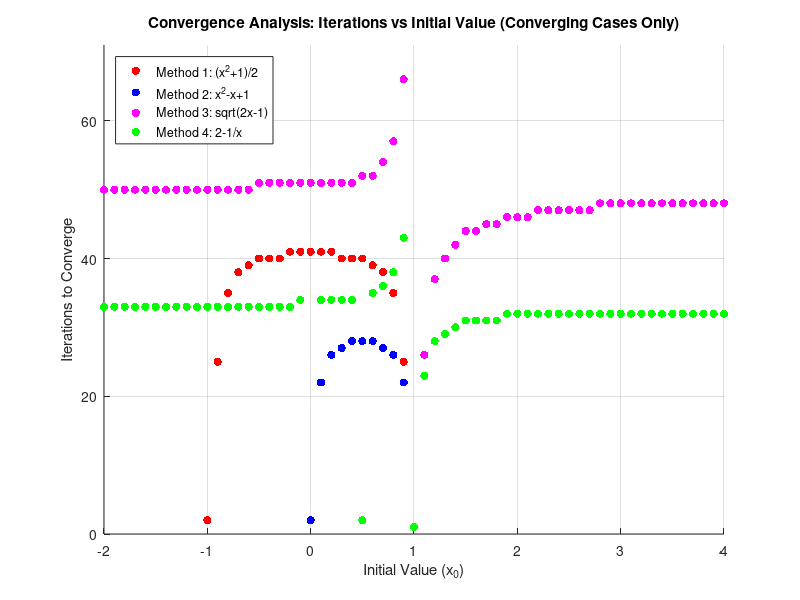
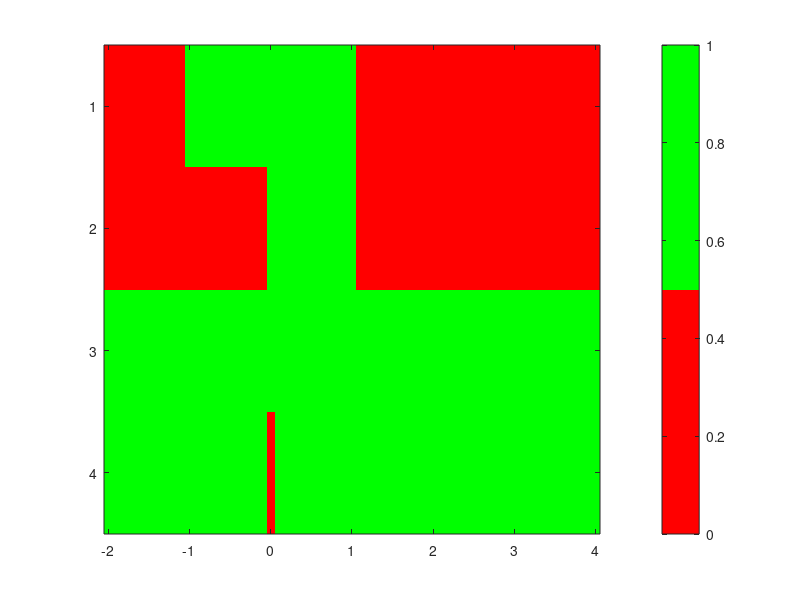

Write MATLAB code to recreate these figures, in order. (Note: this script raises an error after producing the figures.)
%% Analysis of Fixed Point Iteration Methods from EXAMPLE1.m
%% Testing convergence behavior for different initial values

clear all
close all
clc

%% Parameters
MAX_ITER = 1000;
EPS = 1e-3;

% Range of initial values to test
x0_range = -2:0.1:4;  % Test from -2 to 4 with step 0.1

% Initialize arrays to store results
iterations_method1 = zeros(size(x0_range));
iterations_method2 = zeros(size(x0_range));
iterations_method3 = zeros(size(x0_range));
iterations_method4 = zeros(size(x0_range));

converged_method1 = zeros(size(x0_range));
converged_method2 = zeros(size(x0_range));
converged_method3 = zeros(size(x0_range));
converged_method4 = zeros(size(x0_range));

fprintf('Analyzing convergence for %d initial values...\n', length(x0_range));

%% Test each initial value
for idx = 1:length(x0_range)
    x0 = x0_range(idx);
    
    %% Method 1: x = (x^2 + 1)/2
    try
        xp = -inf;
        x = x0;
        I = 0;
        
        while ((abs(x - xp) > EPS) && (I < MAX_ITER))
            I = I + 1;
            xp = x;
            x = (x^2 + 1)/2;
            
            % Check for NaN or Inf
            if ~isfinite(x)
                break;
            end
        end
        
        iterations_method1(idx) = I;
        converged_method1(idx) = (abs(x - xp) <= EPS) && isfinite(x);
    catch
        iterations_method1(idx) = MAX_ITER;
        converged_method1(idx) = 0;
    end
    
    %% Method 2: x = x^2 - x + 1
    try
        xp = -inf;
        x = x0;
        I = 0;
        
        while ((abs(x - xp) > EPS) && (I < MAX_ITER))
            I = I + 1;
            xp = x;
            x = x^2 - x + 1;
            
            % Check for NaN or Inf
            if ~isfinite(x)
                break;
            end
        end
        
        iterations_method2(idx) = I;
        converged_method2(idx) = (abs(x - xp) <= EPS) && isfinite(x);
    catch
        iterations_method2(idx) = MAX_ITER;
        converged_method2(idx) = 0;
    end
    
    %% Method 3: x = sqrt(2x - 1)
    try
        xp = -inf;
        x = x0;
        I = 0;
        
        while ((abs(x - xp) > EPS) && (I < MAX_ITER))
            I = I + 1;
            xp = x;
            
            % Check if argument is valid for real square root
            if (2*x - 1) >= 0
                x = sqrt(2*x - 1);
            else
                x = sqrt(2*x - 1); % Will produce complex result
            end
            
            % Check for NaN or Inf
            if ~isfinite(x)
                break;
            end
        end
        
        iterations_method3(idx) = I;
        converged_method3(idx) = (abs(x - xp) <= EPS) && isfinite(x);
    catch
        iterations_method3(idx) = MAX_ITER;
        converged_method3(idx) = 0;
    end
    
    %% Method 4: x = 2 - (1/x)
    try
        xp = -inf;
        x = x0;
        I = 0;
        
        % Skip if x0 is zero (division by zero)
        if x0 == 0
            iterations_method4(idx) = MAX_ITER;
            converged_method4(idx) = 0;
        else
            while ((abs(x - xp) > EPS) && (I < MAX_ITER))
                I = I + 1;
                xp = x;
                
                % Check for division by zero
                if x == 0
                    break;
                end
                
                x = 2 - (1/x);
                
                % Check for NaN or Inf
                if ~isfinite(x)
                    break;
                end
            end
            
            iterations_method4(idx) = I;
            converged_method4(idx) = (abs(x - xp) <= EPS) && isfinite(x);
        end
    catch
        iterations_method4(idx) = MAX_ITER;
        converged_method4(idx) = 0;
    end
end

%% Display Results Summary
fprintf('\n=== CONVERGENCE ANALYSIS SUMMARY ===\n');
fprintf('Initial value range: [%.1f, %.1f] with step %.1f\n', min(x0_range), max(x0_range), x0_range(2)-x0_range(1));
fprintf('Maximum iterations allowed: %d\n', MAX_ITER);
fprintf('Convergence tolerance: %.0e\n\n', EPS);

methods = {'Method 1: x = (x^2 + 1)/2', 'Method 2: x = x^2 - x + 1', ...
           'Method 3: x = sqrt(2x - 1)', 'Method 4: x = 2 - (1/x)'};
converged = {converged_method1, converged_method2, converged_method3, converged_method4};
iterations = {iterations_method1, iterations_method2, iterations_method3, iterations_method4};

for m = 1:4
    fprintf('%s:\n', methods{m});
    conv_count = sum(converged{m});
    fprintf('  Converged cases: %d/%d (%.1f%%)\n', conv_count, length(x0_range), 100*conv_count/length(x0_range));
    
    if conv_count > 0
        conv_idx = find(converged{m});
        fprintf('  Convergent range: x0 ∈ [%.1f, %.1f]\n', min(x0_range(conv_idx)), max(x0_range(conv_idx)));
        fprintf('  Average iterations (converged cases): %.1f\n', mean(iterations{m}(conv_idx)));
        fprintf('  Min/Max iterations: %d/%d\n', min(iterations{m}(conv_idx)), max(iterations{m}(conv_idx)));
    else
        fprintf('  No convergent cases found in the tested range\n');
    end
    fprintf('\n');
end

%% Plotting Results (Only Converging Cases)
figure(1);
hold on;

% Method 1 - only converging cases
conv_idx1 = find(converged_method1);
if ~isempty(conv_idx1)
    plot(x0_range(conv_idx1), iterations_method1(conv_idx1), 'r.', 'MarkerSize', 18, 'DisplayName', 'Method 1: (x^2+1)/2');
end

% Method 2 - only converging cases
conv_idx2 = find(converged_method2);
if ~isempty(conv_idx2)
    plot(x0_range(conv_idx2), iterations_method2(conv_idx2), 'b.', 'MarkerSize', 18, 'DisplayName', 'Method 2: x^2-x+1');
end

% Method 3 - only converging cases
conv_idx3 = find(converged_method3);
if ~isempty(conv_idx3)
    plot(x0_range(conv_idx3), iterations_method3(conv_idx3), 'm.', 'MarkerSize', 18, 'DisplayName', 'Method 3: sqrt(2x-1)');
end

% Method 4 - only converging cases
conv_idx4 = find(converged_method4);
if ~isempty(conv_idx4)
    plot(x0_range(conv_idx4), iterations_method4(conv_idx4), 'g.', 'MarkerSize', 18, 'DisplayName', 'Method 4: 2-1/x');
end

xlabel('Initial Value (x_0)');
ylabel('Iterations to Converge');
title('Convergence Analysis: Iterations vs Initial Value (Converging Cases Only)');
legend('Location', 'northwest');
grid on;

% Set y-limit based on actual converging iterations
all_conv_iters = [];
if ~isempty(conv_idx1), all_conv_iters = [all_conv_iters, iterations_method1(conv_idx1)]; end
if ~isempty(conv_idx2), all_conv_iters = [all_conv_iters, iterations_method2(conv_idx2)]; end
if ~isempty(conv_idx3), all_conv_iters = [all_conv_iters, iterations_method3(conv_idx3)]; end
if ~isempty(conv_idx4), all_conv_iters = [all_conv_iters, iterations_method4(conv_idx4)]; end

if ~isempty(all_conv_iters)
    ylim([0 max(all_conv_iters) + 5]);
else
    ylim([0 50]);
end
hold off;

%% Convergence Map
figure(2);
convergence_matrix = [converged_method1; converged_method2; converged_method3; converged_method4];
imagesc(x0_range, 1:4, convergence_matrix);
colormap([1 0 0; 0 1 0]); % Red for non-convergent, Green for convergent
colorbar('Ticks', [0.25, 0.75], 'TickLabels', {'No Convergence', 'Convergence'});
yticks(1:4);
yticklabels({'Method 1', 'Method 2', 'Method 3', 'Method 4'});
xlabel('Initial Value (x_0)');
ylabel('Method');
title('Convergence Map (Green = Converges, Red = Diverges)');
grid on;

%% Detailed Analysis for Specific Initial Values
fprintf('=== DETAILED ANALYSIS FOR SPECIFIC INITIAL VALUES ===\n');
test_values = [0.5, 0.9, 1.0, 1.1, 1.5, 2.0];

for x0_test = test_values
    fprintf('\nInitial value x0 = %.1f:\n', x0_test);
    
    % Find closest index in our range
    [~, idx] = min(abs(x0_range - x0_test));
    
    for m = 1:4
        if converged{m}(idx)
            fprintf('  %s: Converged in %d iterations\n', methods{m}, iterations{m}(idx));
        else
            fprintf('  %s: Did not converge (>%d iterations)\n', methods{m}, MAX_ITER);
        end
    end
end

fprintf('\nAnalysis complete!\n');